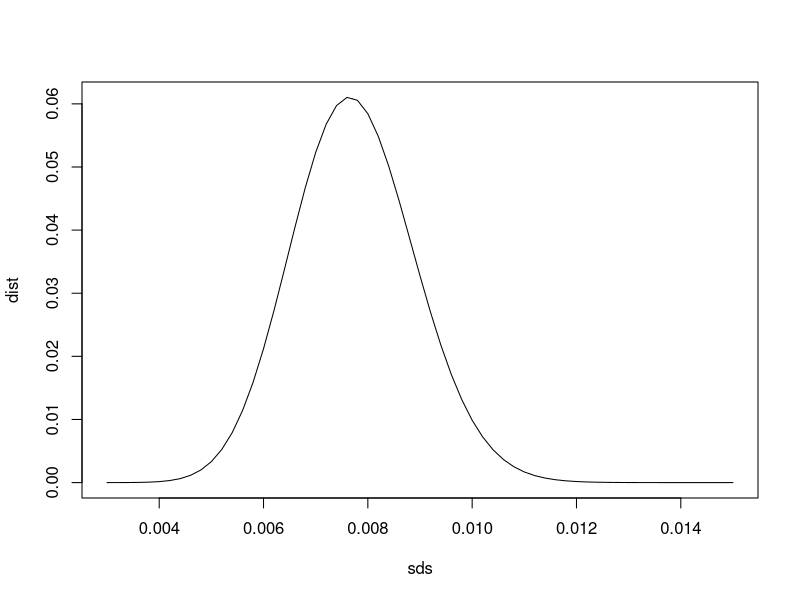

Source code (R):
## ---- chunk 1
sqrt((.5^2 + .4*.6)/500)

## ---- chunk 2
se <- sqrt((.7*.3 + .4*.6)/20)
1-pnorm(0, mean = 0.1, sd = se)
## ---- chunk 3
p1 <- 0.3
p2 <- 0.4

trials <- 100000
shooter1 <- rbinom(trials,20,p1)
shooter2 <- rbinom(trials,20,p2)
mean(shooter2 > shooter1)
 
## ---- chunk 4
n <-4*(0.3*0.7+0.4*0.6)/(.1^2)

## ---- chunk 5
p1 <- 0.3
p2 <- 0.4
n <- 180

trials <- 100000
shooter1 <- rbinom(trials,n,p1)
shooter2 <- rbinom(trials,n,p2)
mean(shooter2 > shooter1)
 
## ---- chunk 6
girls <- as.numeric(readr::read_lines('girls.dat', skip=1))
sample_sd<-sd(girls)
sample_sd
## ---- chunk 7
p_est <- mean(girls)
n_births <- 3900
expected_sd <- sqrt(p_est*(1-p_est)/n_births)
expected_sd 
## ---- chunk 8
ratio <- sample_sd^2*23/expected_sd^2
ratio
## ---- chunk 9
sds <- seq(.003,.015, .0002)
ratios <- sds^2*23/expected_sd^2
dist<- dchisq(ratios,23)
plot(sds,dist, type='l')
## ---- chunk 10
pchisq(ratio,23)
## ---- chunk 11
p_hat <- 2/(50+4)
se <- sqrt(p_hat*(1-p_hat)/50)
c(p_hat-2*se,p_hat+2*se)

## ---- chunk 12
sqrt(1/4*3/4/((1-.467)*100))
